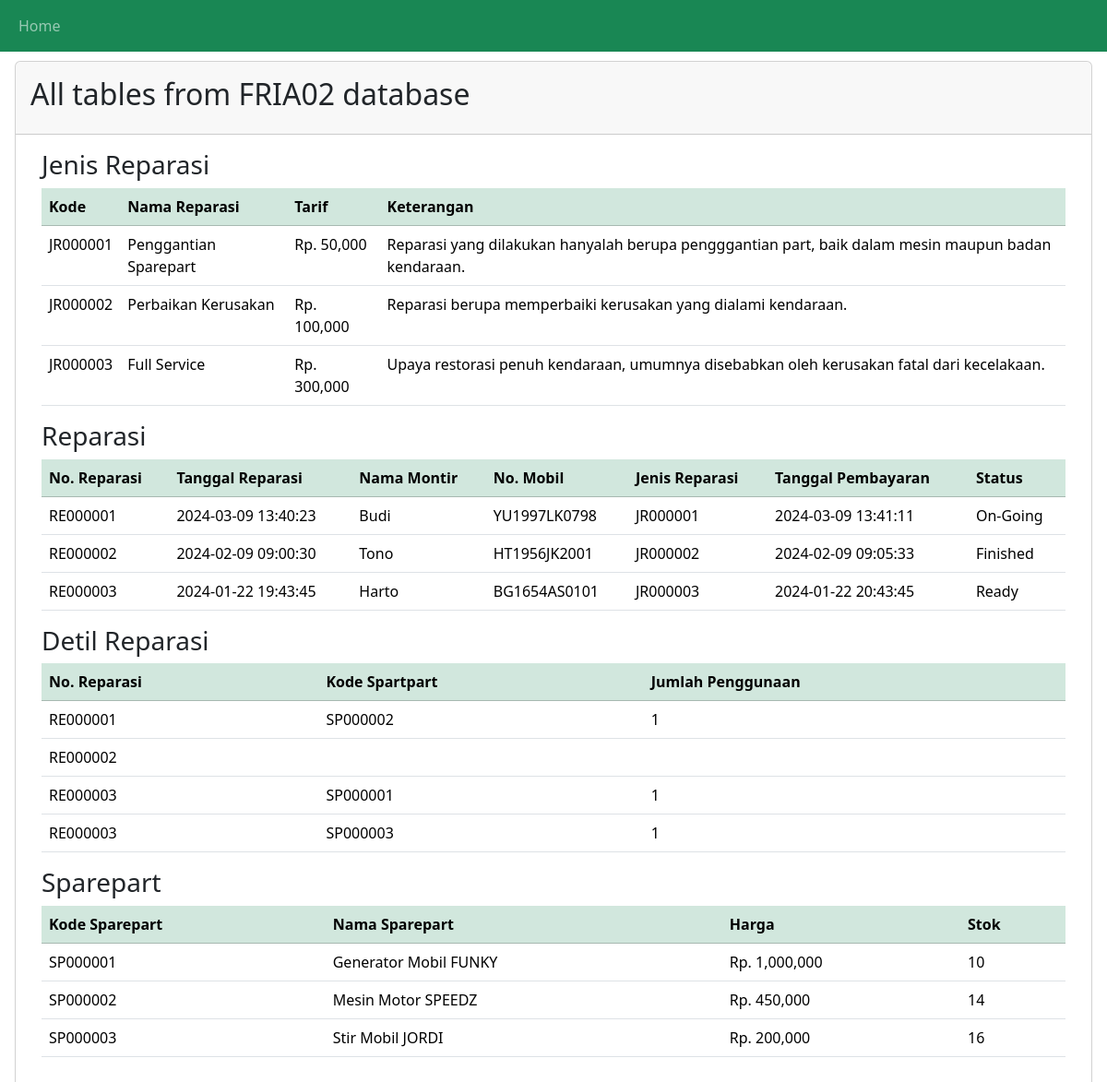
The page / on the database its author committed.
### tables this page shows
CREATE TABLE IF NOT EXISTS `jenis_reparasi` (
  `kdJenisRep` char(8) NOT NULL,
  `reparasi` varchar(50) DEFAULT NULL,
  `tarif` double(255,3) DEFAULT NULL,
  `keterangan` text,
  PRIMARY KEY (`kdJenisRep`)
);

CREATE TABLE IF NOT EXISTS `reparasi` (
  `noReparasi` char(8) NOT NULL,
  `tglReparasi` datetime DEFAULT NULL,
  `namaMontir` varchar(50) DEFAULT NULL,
  `noMobil` varchar(15) DEFAULT NULL,
  `kdJenisRep` char(8) DEFAULT NULL,
  `tglBayar` datetime DEFAULT NULL,
  `status` varchar(25) DEFAULT NULL,
  PRIMARY KEY (`noReparasi`),
  KEY `FK_for_JENIS_REPARASI` (`kdJenisRep`),
  CONSTRAINT `FK_for_JENIS_REPARASI` FOREIGN KEY (`kdJenisRep`) REFERENCES `jenis_reparasi` (`kdJenisRep`) ON UPDATE CASCADE
);

CREATE TABLE IF NOT EXISTS `detil_rep` (
  `noReparasi` char(8) DEFAULT NULL,
  `kdSparepart` char(8) DEFAULT NULL,
  `jmlSparepart` int DEFAULT NULL,
  KEY `FK_fromTHIStoREPARASI` (`noReparasi`),
  KEY `FK_fromTHIStoSPAREPART` (`kdSparepart`),
  CONSTRAINT `FK_fromTHIStoREPARASI` FOREIGN KEY (`noReparasi`) REFERENCES `reparasi` (`noReparasi`) ON DELETE CASCADE ON UPDATE CASCADE,
  CONSTRAINT `FK_fromTHIStoSPAREPART` FOREIGN KEY (`kdSparepart`) REFERENCES `sparepart` (`kdSparepart`) ON DELETE CASCADE ON UPDATE CASCADE
);

CREATE TABLE IF NOT EXISTS `sparepart` (
  `kdSparepart` char(8) NOT NULL,
  `namaSparepart` varchar(150) DEFAULT NULL,
  `harga` double(255,3) DEFAULT NULL,
  `stok` int DEFAULT NULL,
  `log_update` varchar(75) DEFAULT NULL,
  PRIMARY KEY (`kdSparepart`),
  FULLTEXT KEY `namaSparepart` (`namaSparepart`)
);

### index.php (the view, shortened to what this page needs)
<!DOCTYPE html>
<html lang="en">
<head>
  <link href="https://cdn.jsdelivr.net/npm/bootstrap@5.3.3/dist/css/bootstrap.min.css" rel="stylesheet">
  <link rel="stylesheet" href="https://cdn.datatables.net/2.0.2/css/dataTables.dataTables.css"/>
</head>
<body class="p-3">
<?php
  require('Navigasi.php');
?>
<div class="card" style="margin-top: 50px;">
<div class="card-header p-3">
    <h2>All tables from FRIA02 database</h2>
</div>
<div class="card-body">
    <div class="container">
    <h3>Jenis Reparasi</h3>
        <table class="table display" id="jenisreparasi">
            <thead class="table-success">
            <tr>
                <th>Kode</th>
                <th>Nama Reparasi</th>
                <th>Tarif</th>
                <th>Keterangan</th>
            </tr>
            </thead>
            <tbody>
                <?php
                require('Koneksi.php');
                $sql = "SELECT kdJenisRep, reparasi, tarif, keterangan FROM jenis_reparasi";
                $query = mysqli_query($koneksi,$sql)
                            or die('SQL error: '. mysqli_error($koneksi));
                while ($row = mysqli_fetch_array($query))
                {
                    $tarif = number_format($row['tarif']);
                    echo "<tr>
                        <td>$row[kdJenisRep]</td>
                        <td>$row[reparasi]</td>
                        <td>Rp. $tarif</td>
                        <td>$row[keterangan]</td>
                        </tr>";
                }
                ?>
            </tbody>
        </table>
    </div>
    <div class="container">
    <h3>Reparasi</h3>
        <table class="table display" id="reparasi">
            <thead class="table-success">
            <tr>
                <th>No. Reparasi</th>
                <th>Tanggal Reparasi</th>
                <th>Nama Montir</th>
                <th>No. Mobil</th>
                <th>Jenis Reparasi</th>
                <th>Tanggal Pembayaran</th>
                <th>Status</th>
            </tr>
            </thead>
            <tbody>
                <?php
                require('Koneksi.php');
                $sql = "SELECT noReparasi, tglReparasi, namaMontir, noMobil, kdJenisRep, tglBayar, status FROM reparasi";
                $query = mysqli_query($koneksi,$sql)
                            or die('SQL error: '. mysqli_error($koneksi));
                while ($row = mysqli_fetch_array($query))
                {
                    echo "<tr>
                        <td>$row[noReparasi]</td>
                        <td>$row[tglReparasi]</td>
                        <td>$row[namaMontir]</td>
                        <td>$row[noMobil]</td>
                        <td>$row[kdJenisRep]</td>
                        <td>$row[tglBayar]</td>
                        <td>$row[status]</td>
                        </tr>";
                }
                ?>
            </tbody>
        </table>
    </div>
    <div class="container">
    <h3>Detil Reparasi</h3>
        <table class="table display" id="detilrep">
            <thead class="table-success">
            <tr>
                <th>No. Reparasi</th>
                <th>Kode Spartpart</th>
                <th>Jumlah Penggunaan</th>
            </tr>
            </thead>
            <tbody>
                <?php
                require('Koneksi.php');
                $sql = "SELECT noReparasi, kdSparepart, jmlSparepart FROM detil_rep";
                $query = mysqli_query($koneksi,$sql)
                            or die('SQL error: '. mysqli_error($koneksi));
                while ($row = mysqli_fetch_array($query))
                {
                    echo "<tr>
                        <td>$row[noReparasi]</td>
                        <td>$row[kdSparepart]</td>
                        <td>$row[jmlSparepart]</td>
                        </tr>";
                }
                ?>
            </tbody>
        </table>
    </div>
    <div class="container">
    <h3>Sparepart</h3>
        <table class="table display" id="sparepart">
            <thead class="table-success">
            <tr>
                <th>Kode Sparepart</th>
                <th>Nama Sparepart</th>
                <th>Harga</th>
                <th>Stok</th>
            </tr>
            </thead>
            <tbody>
                <?php
                require('Koneksi.php');
                $sql = "SELECT kdSparepart, namaSparepart, harga, stok FROM sparepart";
                $query = mysqli_query($koneksi,$sql)
                            or die('SQL error: '. mysqli_error($koneksi));
                while ($row = mysqli_fetch_array($query))
                {
                    $harga = number_format($row['harga']);
                    echo "<tr>
                        <td>$row[kdSparepart]</td>
                        <td>$row[namaSparepart]</td>
                        <td>Rp. $harga</td>
                        <td>$row[stok]</td>
                        </tr>";
                }
                ?>
            </tbody>
        </table>
    </div>
</div>
</div>
</body>
</html>

### Navigasi.php
<?php
print '
<nav class="navbar navbar-expand-sm bg-success navbar-dark fixed-top">
  <div class="container-fluid">
    <button class="navbar-toggler" type="button" data-bs-toggle="collapse" data-bs-target="#collapsibleNavbar">
      <span class="navbar-toggler-icon"></span>
    </button>
    <div class="collapse navbar-collapse" id="collapsibleNavbar">
      <ul class="navbar-nav">
	    <li class="nav-item">
          <a class="nav-link" href="index.php">Home</a>
        </li>
      </ul>
    </div>
  </div>
</nav>';
?>

### rows shown on the page
jenis_reparasi: kdJenisRep "JR000001", reparasi "Penggantian Sparepart", tarif "50,000", keterangan "Reparasi yang dilakukan hanyalah berupa pengggantian part, baik dalam mesin maupun badan kendaraan."
jenis_reparasi: kdJenisRep "JR000002", reparasi "Perbaikan Kerusakan", tarif "100,000", keterangan "Reparasi berupa memperbaiki kerusakan yang dialami kendaraan."
jenis_reparasi: kdJenisRep "JR000003", reparasi "Full Service", tarif "300,000", keterangan "Upaya restorasi penuh kendaraan, umumnya disebabkan oleh kerusakan fatal dari kecelakaan."
reparasi: noReparasi "RE000001", tglReparasi "2024-03-09 13:40:23", namaMontir "Budi", noMobil "YU1997LK0798", kdJenisRep "JR000001", tglBayar "2024-03-09 13:41:11", status "On-Going"
reparasi: noReparasi "RE000002", tglReparasi "2024-02-09 09:00:30", namaMontir "Tono", noMobil "HT1956JK2001", kdJenisRep "JR000002", tglBayar "2024-02-09 09:05:33", status "Finished"
reparasi: noReparasi "RE000003", tglReparasi "2024-01-22 19:43:45", namaMontir "Harto", noMobil "BG1654AS0101", kdJenisRep "JR000003", tglBayar "2024-01-22 20:43:45", status "Ready"
detil_rep: noReparasi "RE000001", kdSparepart "SP000002", jmlSparepart "1"
detil_rep: noReparasi "RE000002"
detil_rep: noReparasi "RE000003", kdSparepart "SP000001", jmlSparepart "1"
detil_rep: noReparasi "RE000003", kdSparepart "SP000003", jmlSparepart "1"
sparepart: kdSparepart "SP000001", namaSparepart "Generator Mobil FUNKY", harga "1,000,000", stok "10"
sparepart: kdSparepart "SP000002", namaSparepart "Mesin Motor SPEEDZ", harga "450,000", stok "14"
sparepart: kdSparepart "SP000003", namaSparepart "Stir Mobil JORDI", harga "200,000", stok "16"
